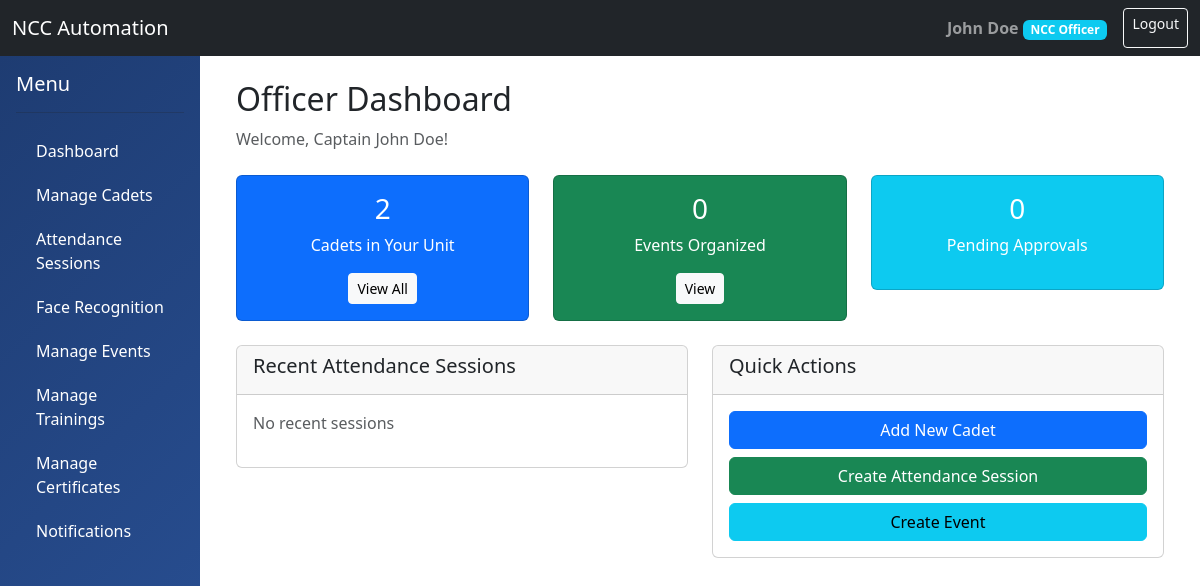
The app's page /dashboard/officer/ (signed in), older data.
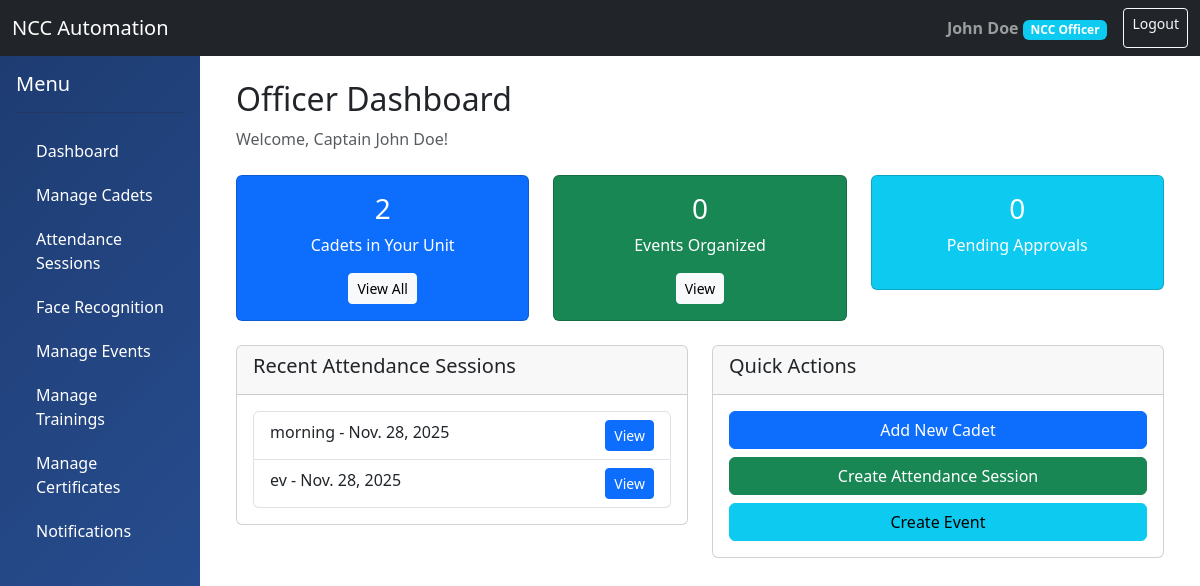
The same page, newer data.
### attendance/models.py (models this page shows, shortened)
class AttendanceSession(models.Model):
    SESSION_TYPE_CHOICES = (
        ('DAILY', 'Daily Parade'),
        ('WEEKLY', 'Weekly Training'),
        ('SPECIAL', 'Special Event'),
        ('CAMP', 'Camp'),
    )
    title = models.CharField(max_length=200)
    session_type = models.CharField(max_length=20, choices=SESSION_TYPE_CHOICES)
    date = models.DateField(default=timezone.now)
    start_time = models.TimeField()
    end_time = models.TimeField()
    unit = models.ForeignKey('units.Unit', on_delete=models.CASCADE, related_name='sessions')
    created_by = models.ForeignKey('accounts.Officer', on_delete=models.SET_NULL, null=True)
    is_mandatory = models.BooleanField(default=True)
    location = models.CharField(max_length=200)
    notes = models.TextField(blank=True)
    is_active = models.BooleanField(default=True)
    created_at = models.DateTimeField(auto_now_add=True)
    class Meta:
        db_table = 'attendance_sessions'
        ordering = ['-date', '-start_time']

### accounts/views.py (the view)
@officer_required
def officer_dashboard_view(request):
    officer = request.user.officer_profile
    from events.models import Event
    from attendance.models import AttendanceSession
    context = {
        'officer': officer,
        'unit': officer.unit,
        'unit_cadets_count': Cadet.objects.filter(unit=officer.unit).count() if officer.unit else 0,
        'my_events': Event.objects.filter(organizer=officer).count(),
        'pending_registrations': 0,  # Add logic for pending registrations
        'recent_sessions': AttendanceSession.objects.filter(unit=officer.unit).order_by('-date')[:5] if officer.unit else [],
    }
    return render(request, 'dashboard/officer_dashboard.html', context)

### templates/dashboard/officer_dashboard.html (shortened to what this page needs)
{% extends 'base.html' %}
{% block content %}
<div class="container">
    <h2>Officer Dashboard</h2>
    <p class="text-muted">Welcome, {{ officer.get_rank_display }} {{ user.get_full_name }}!</p>
    <div class="row mt-4">
        <div class="col-md-4">
            <div class="card text-center bg-primary text-white">
                <div class="card-body">
                    <h3>{{ unit_cadets_count }}</h3>
                    <p>Cadets in Your Unit</p>
                    <a href="{% url 'cadet_list' %}" class="btn btn-light btn-sm">View All</a>
                </div>
            </div>
        </div>
        <div class="col-md-4">
            <div class="card text-center bg-success text-white">
                <div class="card-body">
                    <h3>{{ my_events }}</h3>
                    <p>Events Organized</p>
                    <a href="{% url 'event_list' %}" class="btn btn-light btn-sm">View</a>
                </div>
            </div>
        </div>
        <div class="col-md-4">
            <div class="card text-center bg-info text-white">
                <div class="card-body">
                    <h3>{{ pending_registrations }}</h3>
                    <p>Pending Approvals</p>
                </div>
            </div>
        </div>
    </div>
    <div class="row mt-4">
        <div class="col-md-6">
            <div class="card">
                <div class="card-header">
                    <h5>Recent Attendance Sessions</h5>
                </div>
                <div class="card-body">
                    {% if recent_sessions %}
                    <ul class="list-group">
                        {% for session in recent_sessions %}
                        <li class="list-group-item d-flex justify-content-between">
                            <span>{{ session.title }} - {{ session.date }}</span>
                            <a href="{% url 'attendance_session_detail' session.id %}"
                               class="btn btn-sm btn-primary">View</a>
                        </li>
                        {% endfor %}
                    </ul>
                    {% else %}
                    <p class="text-muted">No recent sessions</p>
                    {% endif %}
                </div>
            </div>
        </div>
        <div class="col-md-6">
            <div class="card">
                <div class="card-header">
                    <h5>Quick Actions</h5>
                </div>
                <div class="card-body">
                    <a href="{% url 'cadet_create' %}" class="btn btn-primary btn-block mb-2 w-100">
                        Add New Cadet
                    </a>
                    <a href="{% url 'attendance_session_create' %}" class="btn btn-success btn-block mb-2 w-100">
                        Create Attendance Session
                    </a>
                    <a href="{% url 'event_create' %}" class="btn btn-info btn-block w-100">
                        Create Event
                    </a>
                </div>
            </div>
        </div>
    </div>
</div>
{% endblock %}

Row changes from the older to the newer data that the page shows:
added AttendanceSession: title "morning", date "Nov. 28, 2025"
added AttendanceSession: title "ev", date "Nov. 28, 2025"
Text that changed along with them:
text no longer shown: "No recent sessions"
